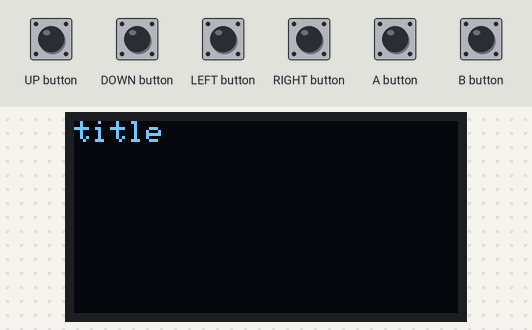
This sketch was run on a simulated Arduboy, built with avr-gcc and run on an emulated ATmega32U4. On the bench: 128×64 one-colour display. The inputs (shaded band) are chosen by the test bench.

Above: at 1.2 s.
1.3 s: A button pressed for 0.15 s
At 1.9 s:
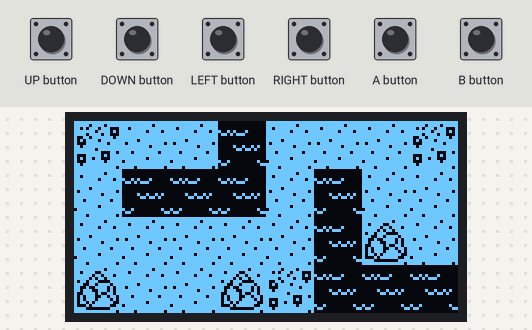
2.9 s: UP button pressed for 1 s
At 4.8 s:
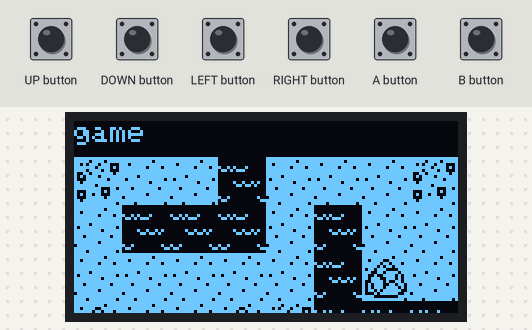
5.4 s: A button pressed for 1 s
At 6.1 s:
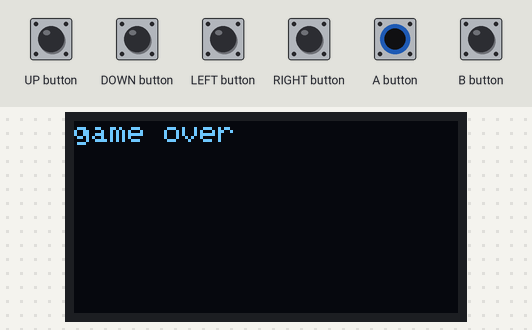
7.9 s: A button pressed for 0.15 s
At 8.8 s:
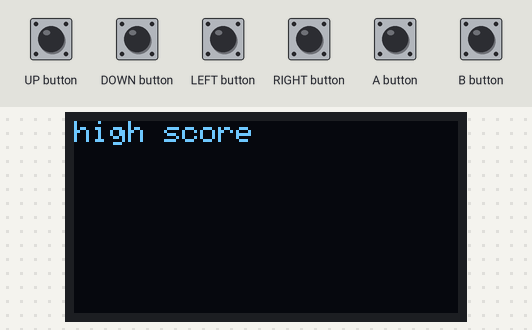
Timing chart, 0 to 10.5 s (numbered marks = the images above; inputs shaded):
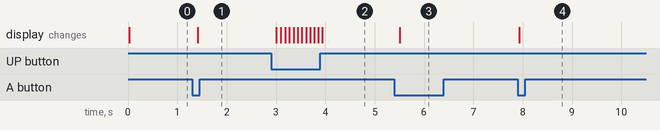

The sketch:

dino.ino
```cpp
#include <Arduboy2.h>

Arduboy2 arduboy;

static const int GAME_TITLE = 0;
static const int GAME_PLAY = 1;
static const int GAME_OVER = 2;
static const int GAME_SCORE = 3;
int gameState = GAME_TITLE;

int mapX = 0;
int mapY = 0;
static const int WORLD_WIDTH = 14;
static const int WORLD_HEIGHT = 7;
static const int TILE_SIZE = 16;
static const int GRASS = 0;
static const int WATER = 1;
static const int TREES = 2;
static const int STONE = 3;
static const int world[WORLD_HEIGHT][WORLD_WIDTH] = {
  { TREES, GRASS, GRASS, WATER, GRASS, GRASS, GRASS, TREES, GRASS, GRASS, GRASS, GRASS, GRASS, TREES },
  { GRASS, WATER, WATER, WATER, GRASS, WATER, GRASS, GRASS, GRASS, GRASS, GRASS, STONE, GRASS, GRASS },
  { GRASS, GRASS, GRASS, GRASS, GRASS, WATER, STONE, GRASS, GRASS, GRASS, TREES, GRASS, GRASS, GRASS },
  { STONE, GRASS, GRASS, STONE, TREES, WATER, WATER, WATER, GRASS, WATER, WATER, GRASS, TREES, GRASS },
  { GRASS, GRASS, GRASS, GRASS, TREES, GRASS, GRASS, GRASS, TREES, WATER, GRASS, GRASS, STONE, TREES },
  { GRASS, GRASS, GRASS, WATER, STONE, GRASS, GRASS, TREES, TREES, TREES, GRASS, GRASS, WATER, WATER },
  { GRASS, WATER, WATER, TREES, GRASS, WATER, WATER, TREES, TREES, GRASS, GRASS, GRASS, GRASS, STONE }
};

static const int TILES_WIDE = WIDTH / TILE_SIZE + 1;
static const int TILES_TALL = HEIGHT / TILE_SIZE + 1;

const unsigned char PROGMEM tiles[] =
{
  // width, height,
  16, 16,

  // grass
  0xff, 0x7f, 0xfb, 0xff, 0xff, 0xbf, 0xff, 0xff, 0xf7, 0xff, 0xfd, 0xff, 0xff, 0xf7, 0x7f, 0xff,
  0xdf, 0xff, 0xff, 0xfb, 0x7f, 0xff, 0xff, 0xff, 0xef, 0xfe, 0xff, 0xff, 0xfb, 0xff, 0x7f, 0xff,

  // water
  0x08, 0x10, 0x10, 0x08, 0x10, 0x08, 0x10, 0x10, 0x10, 0x08, 0x00, 0x00, 0x00, 0x00, 0x00, 0x00,
  0x20, 0x40, 0x40, 0x20, 0x00, 0x01, 0x02, 0x02, 0x01, 0x02, 0x02, 0x01, 0x02, 0x21, 0x40, 0x40,

  // trees
  0xff, 0x1f, 0x5b, 0x3f, 0xeb, 0xdd, 0xff, 0xf7, 0xbb, 0xef, 0xfd, 0x7f, 0xe3, 0xcb, 0xe3, 0xff,
  0xff, 0xc7, 0x96, 0xc7, 0xff, 0xff, 0xef, 0xfd, 0xff, 0xe3, 0xcb, 0xe3, 0xff, 0xff, 0x7b, 0xff,

  // stone
  0xff, 0xdf, 0x7b, 0x3f, 0x9f, 0x6f, 0x77, 0xab, 0xdb, 0xd7, 0xcd, 0x5f, 0xbf, 0x77, 0xff, 0xff,
  0xff, 0xc1, 0xdc, 0xd3, 0xaf, 0x9f, 0xae, 0xb0, 0xbb, 0xbd, 0xbd, 0xba, 0xd7, 0xcc, 0x63, 0xff,
};

void drawWorld() {
  for (int y = 0; y < TILES_TALL; y++) {
    for (int x = 0; x < TILES_WIDE; x++) {
      Sprites::drawOverwrite(x * TILE_SIZE + mapX % TILE_SIZE, y * TILE_SIZE + mapY % TILE_SIZE, tiles, world[y][x]);
      //arduboy.drawBitmap(x * TILE_SIZE + mapX, y * TILE_SIZE + mapY, tiles[world[y][x]], TILE_SIZE, TILE_SIZE, WHITE);
    }
  }
}

void titleScreen() {
  arduboy.setCursor(0, 0);
  arduboy.println("title");

  if (arduboy.justPressed(A_BUTTON)) {
    gameState = GAME_PLAY;
  }
}

void playerInput() {
  if (arduboy.pressed(UP_BUTTON)) {
    mapY += 1;
  }
  if (arduboy.pressed(DOWN_BUTTON)) {
    mapY -= 1;
  }
  if (arduboy.pressed(LEFT_BUTTON)) {
    mapX += 1;
  }
  if (arduboy.pressed(RIGHT_BUTTON)) {
    mapX -= 1;
  }
}

void gamePlay() {
  arduboy.setCursor(0, 0);
  arduboy.println("game");

  playerInput();
  drawWorld();

  if (arduboy.justPressed(A_BUTTON)) {
    gameState = GAME_OVER;
  }
}

void gameOver() {
  arduboy.setCursor(0, 0);
  arduboy.println("game over");
  if (arduboy.justPressed(A_BUTTON)) {
    gameState = GAME_SCORE;
  }
}

void gameScore() {
  arduboy.setCursor(0, 0);
  arduboy.println("high score");
  if (arduboy.justPressed(A_BUTTON)) {
    gameState = GAME_TITLE;
  }
}

void gameLoop() {
  switch(gameState) {
    case GAME_TITLE:
      {
        titleScreen();
        break;
      }

    case GAME_PLAY:
      {
        gamePlay();
        break;
      }

    case GAME_OVER:
      {
        gameOver();
        break;
      }

    case GAME_SCORE:
      {
        gameScore();
        break;
      }
  }
}

void setup() {
  arduboy.begin();
  arduboy.setFrameRate(45);
  arduboy.initRandomSeed();
}

void loop() {
  if (!(arduboy.nextFrame()))
    return;
  arduboy.pollButtons();

  arduboy.clear();

  gameLoop();

  arduboy.display();
}
```

Measured:
- after the input at 1.3 s, the display: changes after 0.11 s (image 1)
- after the input at 2.9 s, the display: first changes after 0.11 s (image 2 shows a later state)
- after the input at 5.4 s, the display: changes after 0.11 s (image 3)
- after the input at 7.9 s, the display: changes at once (image 4)
